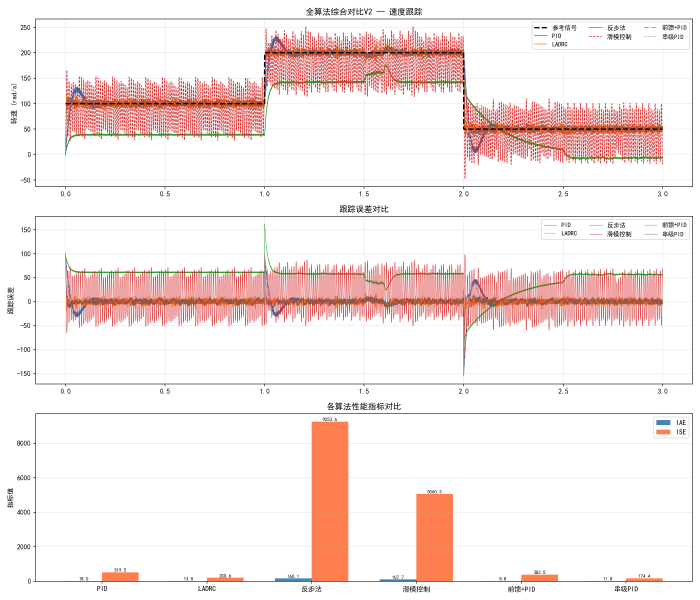
#> input picture 15_simulation/all_algorithms_comparison.png, 2100 x 1800 px (shown at 1/3 size)
$ python image_retrieval.py ../15_simulation/all_algorithms_comparison.png ../15_simulation/backstepping_nonlinear.png
#> lines starting #> are read from the running program, lines starting #| are printed output that depends on the picture; after the words box and inside, x2 and y2 are one past the last pixel; in counts of white or black regions, pixels touching at a corner belong together
"""
图像检索模块 - 特征提取 + 相似度匹配 + 视觉词袋
=================================================
功能：
  1. 多种图像特征提取（颜色、纹理、形状）
  2. 特征相似度计算（多种距离度量）
  3. 视觉词袋模型（BoVW）
  4. 图像检索与排序

依赖：opencv-python, numpy
"""

import cv2
import numpy as np
import os


class ImageRetriever:
    """
    图像检索器
    支持多种特征描述子和相似度度量
    """

    def __init__(self, feature_type='hybrid'):
        """
        初始化图像检索器

        参数:
            feature_type: 特征类型 'color'/'texture'/'shape'/'orb'/'hybrid'
        """
        self.feature_type = feature_type

        # ORB特征检测器
        self.orb = cv2.ORB_create(nfeatures=500)

        # 特征数据库
        self.feature_db = {}  # {image_id: feature_vector}
        self.image_db = {}    # {image_id: image_path}
        self.next_id = 0

        # 视觉词袋
        self.vocabulary = None
        self.bovw_histograms = {}
        self.vocab_size = 64  # 词典大小

    def extract_color_histogram(self, frame, bins=64):
        """
        提取颜色直方图特征

        参数:
            frame: BGR图像
            bins: 每通道直方图bin数

        返回:
            feature: 颜色直方图特征向量
        """
        hsv = cv2.cvtColor(frame, cv2.COLOR_BGR2HSV)

        # 多通道直方图
        hist_h = cv2.calcHist([hsv], [0], None, [bins], [0, 180])
        hist_s = cv2.calcHist([hsv], [1], None, [bins], [0, 256])
        hist_v = cv2.calcHist([hsv], [2], None, [bins], [0, 256])

        # 归一化并拼接
        feature = np.concatenate([
            hist_h.flatten(), hist_s.flatten(), hist_v.flatten()
        ])
        feature = feature / (np.sum(feature) + 1e-10)
        return feature

    def extract_texture_lbp(self, frame, grid_x=4, grid_y=4):
        """
        提取分块LBP纹理特征

        参数:
            frame: BGR图像
            grid_x: 水平分块数
            grid_y: 垂直分块数

        返回:
            feature: LBP纹理特征向量
        """
        gray = cv2.cvtColor(frame, cv2.COLOR_BGR2GRAY)
        h, w = gray.shape

        # 计算LBP图
        lbp = self._compute_lbp_fast(gray)

        # 分块统计直方图
        features = []
        bh = h // grid_y
        bw = w // grid_x

        for gy in range(grid_y):
            for gx in range(grid_x):
                y1 = gy * bh
                x1 = gx * bw
                block = lbp[y1:y1 + bh, x1:x1 + bw]
                hist, _ = np.histogram(block, bins=36, range=(0, 256))
                hist = hist / (np.sum(hist) + 1e-10)
                features.append(hist)

        return np.concatenate(features)

    def _compute_lbp_fast(self, gray):
        """快速LBP计算（向量化）"""
        h, w = gray.shape
        lbp = np.zeros((h - 2, w - 2), dtype=np.uint8)
        center = gray[1:-1, 1:-1]

        offsets = [(-1, -1), (-1, 0), (-1, 1), (0, 1),
                   (1, 1), (1, 0), (1, -1), (0, -1)]

        for k, (dy, dx) in enumerate(offsets):
            neighbor = gray[1 + dy:h - 1 + dy, 1 + dx:w - 1 + dx]
            lbp |= ((neighbor >= center) << k).astype(np.uint8)

        return lbp

    def extract_shape_hu(self, frame):
        """
        提取Hu矩形状特征

        参数:
            frame: BGR图像

        返回:
            feature: Hu矩特征向量
        """
        gray = cv2.cvtColor(frame, cv2.COLOR_BGR2GRAY)
        _, binary = cv2.threshold(gray, 0, 255, cv2.THRESH_BINARY + cv2.THRESH_OTSU)

        moments = cv2.moments(binary)
        hu = cv2.HuMoments(moments).flatten()
        # 对数变换
        hu = -np.sign(hu) * np.log10(np.abs(hu) + 1e-10)
        return hu

    # [14 lines left out: function extract_orb_features, not called in this run]

    def extract_hybrid_feature(self, frame):
        """
        混合特征提取（颜色+纹理+形状）

        参数:
            frame: BGR图像

        返回:
            feature: 混合特征向量
        """
        color = self.extract_color_histogram(frame, bins=32)
        texture = self.extract_texture_lbp(frame, grid_x=3, grid_y=3)
        shape = self.extract_shape_hu(frame)

        feature = np.concatenate([color, texture, shape])
        return feature

    def extract_feature(self, frame):
        """
        提取特征（统一接口）

        参数:
            frame: BGR图像

        返回:
            feature: 特征向量
        """
        if self.feature_type == 'color':
            return self.extract_color_histogram(frame)
        elif self.feature_type == 'texture':
            return self.extract_texture_lbp(frame)
        elif self.feature_type == 'shape':
            return self.extract_shape_hu(frame)
        elif self.feature_type == 'orb':
            _, desc = self.extract_orb_features(frame)
            return desc
        else:  # hybrid
            return self.extract_hybrid_feature(frame)

    # ==================== 相似度计算 ====================

    def compute_similarity(self, feat1, feat2, metric='cosine'):
        """
        计算两个特征向量的相似度

        参数:
            feat1, feat2: 特征向量
            metric: 距离度量 'cosine'/'euclidean'/'chi_square'/'bhattacharyya'/'hist_intersect'

        返回:
            similarity: 相似度（越大越相似）
        """
        feat1 = np.array(feat1, dtype=np.float64).flatten()
        feat2 = np.array(feat2, dtype=np.float64).flatten()

        if metric == 'cosine':
            dot = np.dot(feat1, feat2)
            norm = np.linalg.norm(feat1) * np.linalg.norm(feat2) + 1e-10
            return dot / norm

        elif metric == 'euclidean':
            dist = np.linalg.norm(feat1 - feat2)
            return 1.0 / (1.0 + dist)

        elif metric == 'chi_square':
            chi = np.sum((feat1 - feat2) ** 2 / (feat1 + feat2 + 1e-10))
            return 1.0 / (1.0 + chi)

        elif metric == 'bhattacharyya':
            bc = np.sum(np.sqrt(feat1 * feat2))
            return bc

        elif metric == 'hist_intersect':
            return np.sum(np.minimum(feat1, feat2))

        return 0

    # [276 lines left out: functions match_orb_features, build_vocabulary, compute_bovw_histogram, add_to_index, build_index, search and 3 more, not called in this run]


def demo_compare(image_path1, image_path2):
    """比较两张图像的相似度"""
    retriever = ImageRetriever(feature_type='hybrid')

    img1 = cv2.imread(image_path1)
#> img1 is the input picture: shape (1800, 2100, 3); mean B, G, R 231.1, 233.1, 246.7
    img2 = cv2.imread(image_path2)
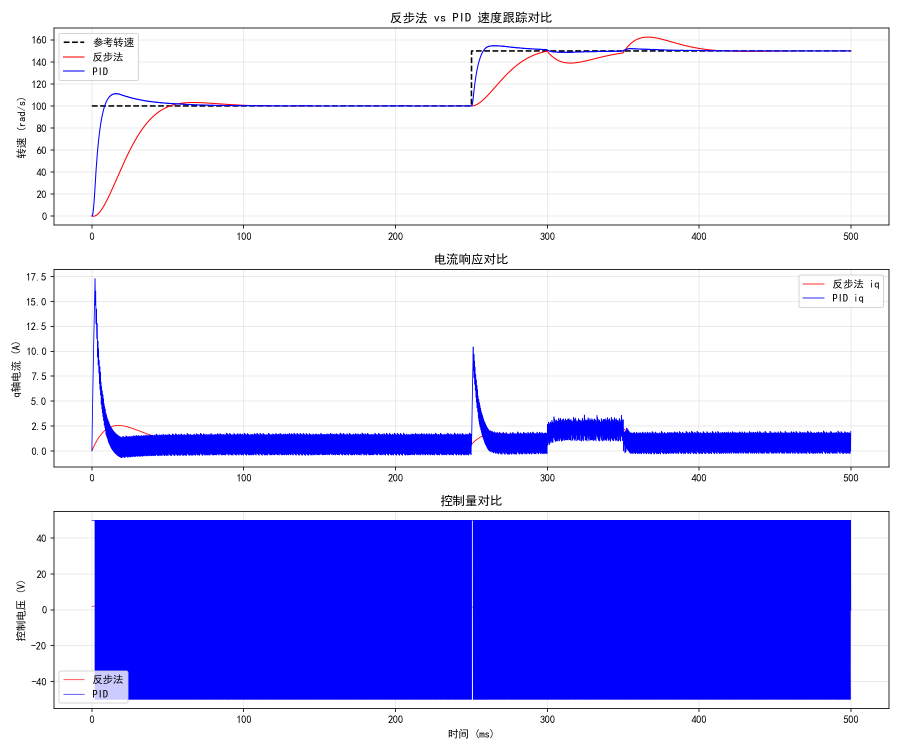
#> input picture 15_simulation/backstepping_nonlinear.png, 1800 x 1500 px (shown at 1/2 size)
#> img2 is the input picture: shape (1500, 1800, 3); mean B, G, R 250.9, 193.3, 193.6

    if img1 is None or img2 is None:
        print("无法读取图像")
        return

    feat1 = retriever.extract_feature(img1)
#> in extract_color_histogram, `hsv = cv2.cvtColor(frame, cv2.COLOR_BGR2HSV)`: hsv: shape (1800, 2100, 3); mean H, S, V 1.7, 19, 247.2
#> in extract_color_histogram, `hist_h = cv2.calcHist([hsv], [0], None, [bins], [0, 180])`: hist_h = 32 values, max 3613313 at index 0, min 5 at index 13, mean 118125
#> in extract_color_histogram, `hist_s = cv2.calcHist([hsv], [1], None, [bins], [0, 256])`: hist_s = 32 values, max 3291481 at index 0, min 4 at index 31, mean 118125
#> in extract_color_histogram, `hist_v = cv2.calcHist([hsv], [2], None, [bins], [0, 256])`: hist_v = 32 values, max 3286757 at index 31, min 535 at index 9, mean 118125
#> in extract_color_histogram, `feature = np.concatenate([ hist_h.flatten(), hist_s.flatten(), hist_v...`: feature = 96 values, max 3613313 at index 0, min 4 at index 63, mean 118125
#> in extract_color_histogram, `feature = feature / (np.sum(feature) + 1e-10)`: feature = 96 values, max 0.319 at index 0, min 3.53e-07 at index 63, mean 0.0104
#> in extract_hybrid_feature, `color = self.extract_color_histogram(frame, bins=32)`: color has the same summary as feature in extract_color_histogram
#> the loop in _compute_lbp_fast, `for k, (dy, dx) in enumerate(offsets):` made 8 passes
#> pass 1, in _compute_lbp_fast, `lbp |= ((neighbor >= center) << k).astype(np.uint8)`:
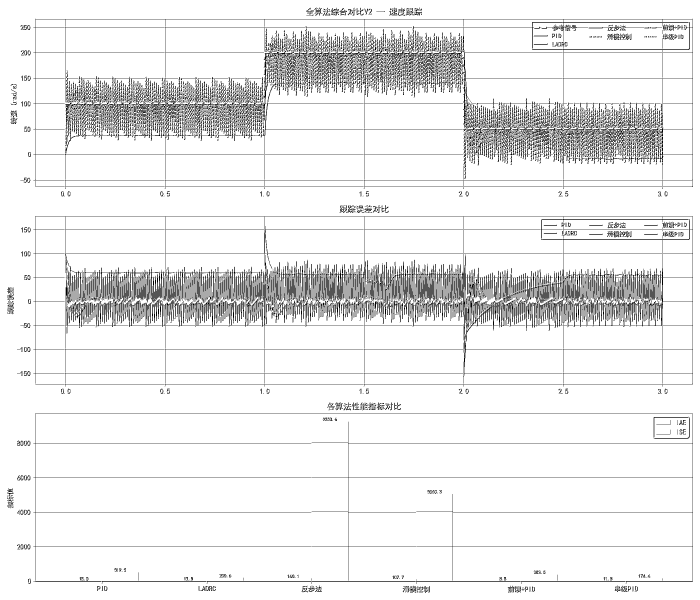
#> lbp: shape (1798, 2098) (shown at 1/3 size); values 0 (black) and 1 (white), 92% white; black in thin lines or dots
#> after the loop in extract_texture_lbp, `for gy in range(grid_y):`:
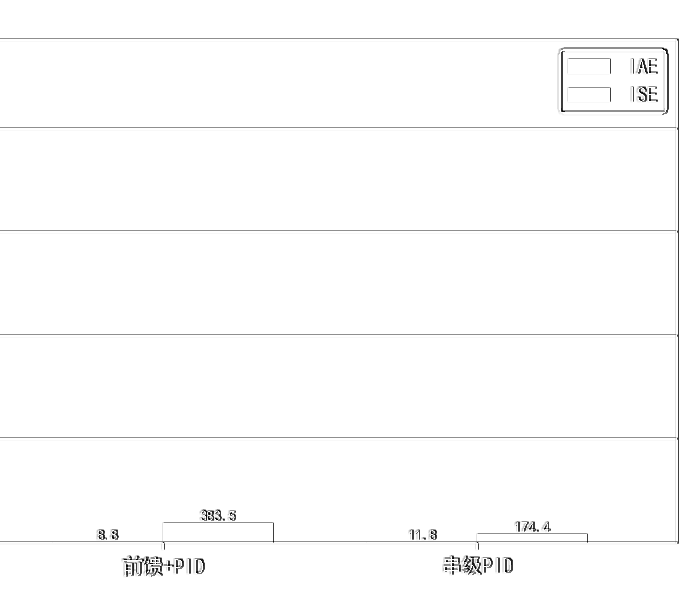
#> block: shape (598, 698); min 0, max 255, mean 252.3
#> after the loop in extract_texture_lbp, `for gy in range(grid_y):`: features = 9 items
#> in extract_hybrid_feature, `texture = self.extract_texture_lbp(frame, grid_x=3, grid_y=3)`: texture = 324 values, max 0.967 at index 251, min 0 at index 300, mean 0.0278
#> in extract_shape_hu, `_, binary = cv2.threshold(gray, 0, 255, cv2.THRESH_BINARY + cv2.THRESH..`:
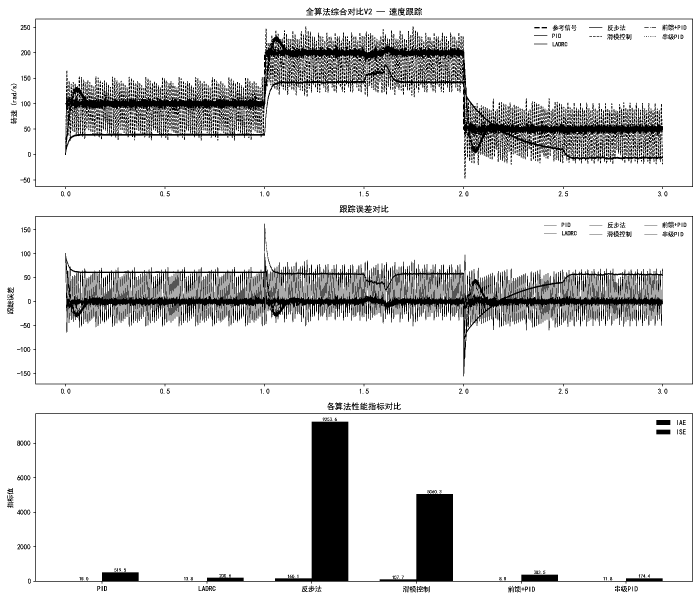
#> binary: shape (1800, 2100) (shown at 1/3 size); 87.9% white; 2243 black regions (739 under 20 px), largest, box (x1, y1, x2, y2) and area: (195, 671, 1989, 1129) 147045, (195, 79, 1989, 495) 115513, (100, 1240, 2079, 1751) 99816
#> in extract_shape_hu, `moments = cv2.moments(binary)`: moments = moments, m00 847428240, centre m10/m00, m01/m00 = (1044, 912.4)
#> in extract_shape_hu, `hu = cv2.HuMoments(moments).flatten()`: hu = [0.000772, 1.76e-08, 2.27e-13, 7.97e-14, -8.8e-28, -5.54e-18, -1.07e-26]
#> in extract_shape_hu, `hu = -np.sign(hu) * np.log10(np.abs(hu) + 1e-10)`: hu = [3.11, 7.75, 10, 10, -10, -10, -10]
#> in extract_hybrid_feature, `feature = np.concatenate([color, texture, shape])`: feature = 427 values, max 10 at index 423, min -10 at index 424, mean 0.0254
#> feat1 has the same summary as feature in extract_hybrid_feature
    feat2 = retriever.extract_feature(img2)
#> in extract_color_histogram (call 2), `hsv = cv2.cvtColor(frame, cv2.COLOR_BGR2HSV)`: hsv: shape (1500, 1800, 3); mean H, S, V 27.6, 57.8, 251.1
#> call 2 of extract_texture_lbp, with grid_x = 3, grid_y = 3
#> after the loop in _compute_lbp_fast (call 2), `for k, (dy, dx) in enumerate(offsets):`:
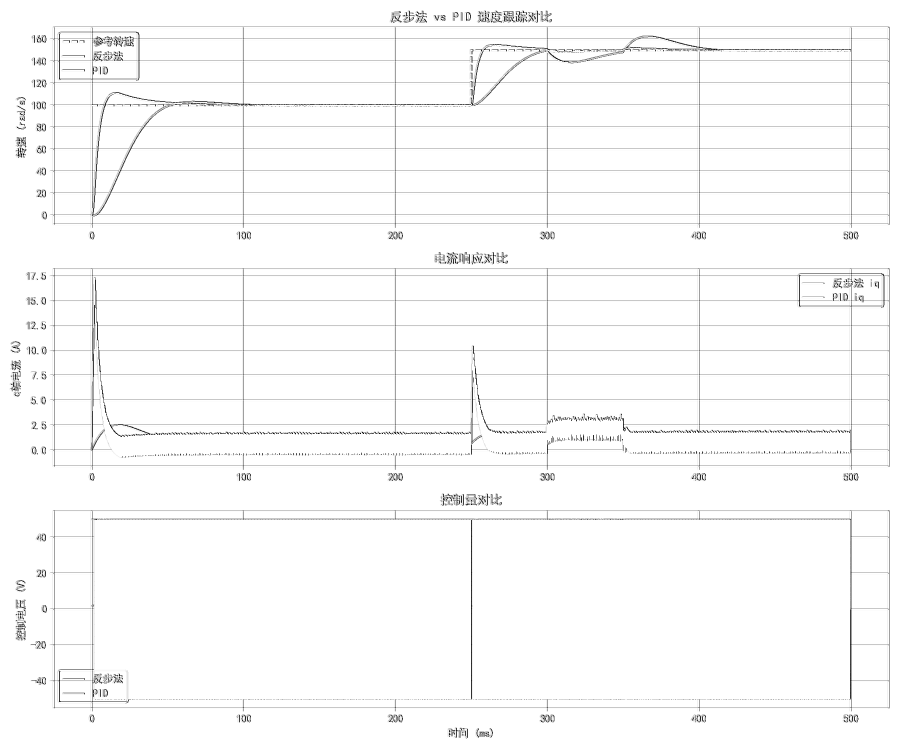
#> lbp: shape (1498, 1798) (shown at 1/2 size); min 0, max 255, mean 250.1
#> after the loop in extract_texture_lbp (call 2), `for gy in range(grid_y):`:
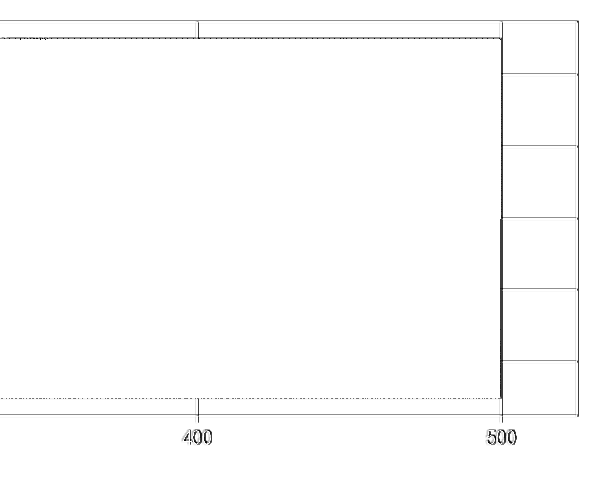
#> block: shape (498, 598); min 2, max 255, mean 252.6
#> in extract_shape_hu (call 2), `_, binary = cv2.threshold(gray, 0, 255, cv2.THRESH_BINARY + cv2.THRESH..`:
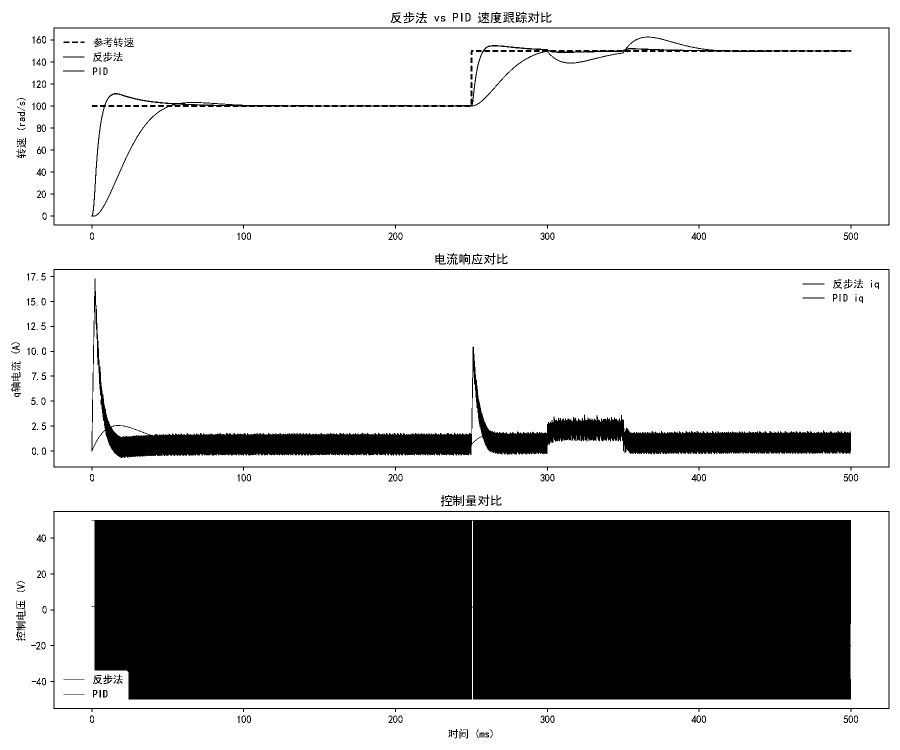
#> binary: shape (1500, 1800) (shown at 1/2 size); 75.9% white; 294 black regions (52 under 20 px), largest, box (x1, y1, x2, y2) and area: (183, 1040, 1702, 1399) 538422, (183, 557, 1702, 916) 64803, (101, 55, 1779, 457) 8436
#> in extract_shape_hu (call 2), `moments = cv2.moments(binary)`: moments = moments, m00 522354240, centre m10/m00, m01/m00 = (886.6, 625.7)
#> in extract_shape_hu (call 2), `hu = cv2.HuMoments(moments).flatten()`: hu = [0.000875, 5.97e-08, 1.15e-12, 1.48e-11, -2.29e-23, -3.62e-15, 5.7e-23]
#> in extract_shape_hu (call 2), `hu = -np.sign(hu) * np.log10(np.abs(hu) + 1e-10)`: hu = [3.06, 7.22, 10, 9.94, -10, -10, 10]
#> feat2 = 427 values, max 10 at index 426, min -10 at index 424, mean 0.0708

    metrics = ['cosine', 'euclidean', 'chi_square', 'bhattacharyya']
    print(f"比较: {os.path.basename(image_path1)} vs {os.path.basename(image_path2)}")
    for m in metrics:
        sim = retriever.compute_similarity(feat1, feat2, m)
        print(f"  {m}: {sim:.4f}")
#> this loop made 4 passes
#> (dot in compute_similarity, norm in compute_similarity, sim) on pass 1: (372.3, 572.5, 0.65)
#> (dist in compute_similarity, sim) on pass 2: (20.01, 0.0476)
#|   cosine: 0.6503
#|   euclidean: 0.0476
#|   chi_square: 0.0000
#|   bhattacharyya: nan


if __name__ == "__main__":
    import sys
    if len(sys.argv) > 1:
        if os.path.isdir(sys.argv[1]):
            demo_directory(sys.argv[1])
        elif len(sys.argv) > 2:
            demo_compare(sys.argv[1], sys.argv[2])
        else:
            demo_directory(os.path.dirname(sys.argv[1]))
    else:
        print("用法:")
        print("  python image_retrieval.py <图像目录>")
        print("  python image_retrieval.py <图像1> <图像2>")
